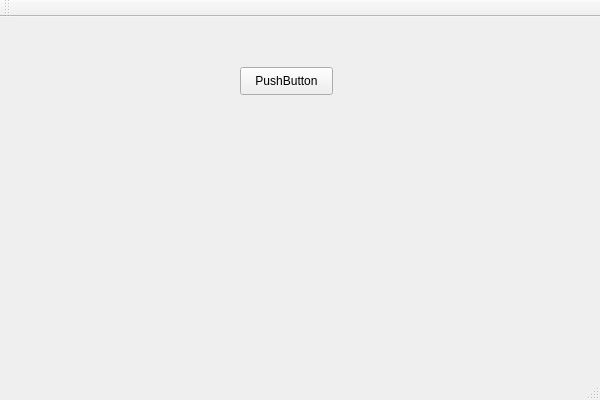
<?xml version="1.0" encoding="UTF-8"?>
<ui version="4.0">
 <class>QtThreadClass</class>
 <widget class="QMainWindow" name="QtThreadClass">
  <property name="geometry">
   <rect>
    <x>0</x>
    <y>0</y>
    <width>600</width>
    <height>400</height>
   </rect>
  </property>
  <property name="windowTitle">
   <string>QtThread</string>
  </property>
  <widget class="QWidget" name="centralWidget">
   <widget class="QPushButton" name="pushButton">
    <property name="geometry">
     <rect>
      <x>240</x>
      <y>50</y>
      <width>93</width>
      <height>28</height>
     </rect>
    </property>
    <property name="text">
     <string>PushButton</string>
    </property>
   </widget>
  </widget>
  <widget class="QMenuBar" name="menuBar">
   <property name="geometry">
    <rect>
     <x>0</x>
     <y>0</y>
     <width>600</width>
     <height>26</height>
    </rect>
   </property>
  </widget>
  <widget class="QToolBar" name="mainToolBar">
   <attribute name="toolBarArea">
    <enum>TopToolBarArea</enum>
   </attribute>
   <attribute name="toolBarBreak">
    <bool>false</bool>
   </attribute>
  </widget>
  <widget class="QStatusBar" name="statusBar"/>
 </widget>
 <layoutdefault spacing="6" margin="11"/>
 <resources>
  <include location="QtThread.qrc"/>
 </resources>
 <connections/>
</ui>
